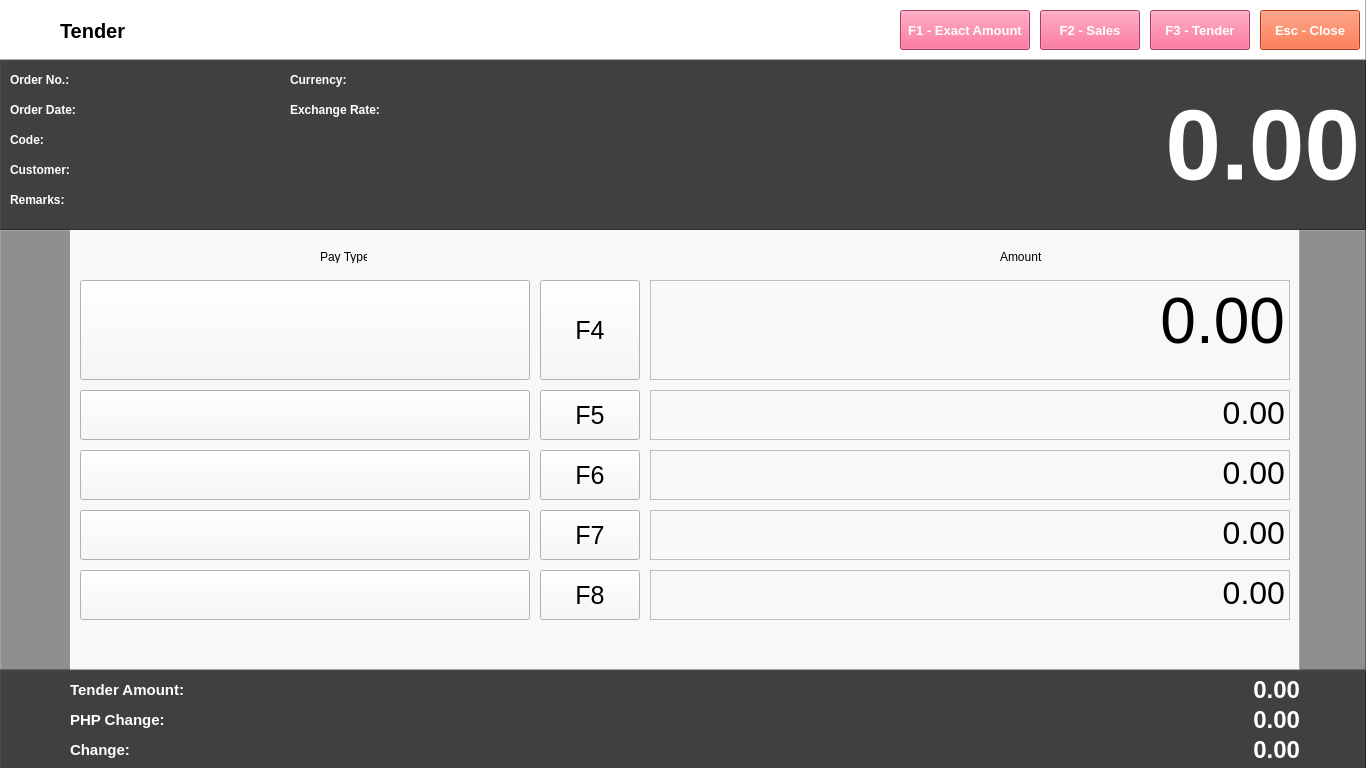
<?xml version="1.0" encoding="UTF-8"?>
<ui version="4.0">
 <class>Form</class>
 <widget class="QWidget" name="Form">
  <property name="geometry">
   <rect>
    <x>0</x>
    <y>0</y>
    <width>1366</width>
    <height>768</height>
   </rect>
  </property>
  <property name="font">
   <font>
    <family>Segoe UI</family>
    <pointsize>9</pointsize>
   </font>
  </property>
  <property name="windowTitle">
   <string>Form</string>
  </property>
  <widget class="QFrame" name="frame">
   <property name="geometry">
    <rect>
     <x>0</x>
     <y>0</y>
     <width>1366</width>
     <height>60</height>
    </rect>
   </property>
   <property name="autoFillBackground">
    <bool>false</bool>
   </property>
   <property name="styleSheet">
    <string notr="true">background-color: rgb(255, 255, 255);</string>
   </property>
   <property name="frameShape">
    <enum>QFrame::Panel</enum>
   </property>
   <property name="frameShadow">
    <enum>QFrame::Raised</enum>
   </property>
   <widget class="QLabel" name="label">
    <property name="geometry">
     <rect>
      <x>10</x>
      <y>10</y>
      <width>38</width>
      <height>32</height>
     </rect>
    </property>
    <property name="text">
     <string/>
    </property>
    <property name="pixmap">
     <pixmap>../../python-pos/img/Disbursement.png</pixmap>
    </property>
    <property name="scaledContents">
     <bool>true</bool>
    </property>
   </widget>
   <widget class="QLabel" name="label_2">
    <property name="geometry">
     <rect>
      <x>60</x>
      <y>10</y>
      <width>120</width>
      <height>41</height>
     </rect>
    </property>
    <property name="font">
     <font>
      <family>Segoe UI</family>
      <pointsize>15</pointsize>
      <weight>75</weight>
      <bold>true</bold>
     </font>
    </property>
    <property name="text">
     <string>Tender</string>
    </property>
    <property name="textFormat">
     <enum>Qt::PlainText</enum>
    </property>
   </widget>
   <widget class="QPushButton" name="pushButton_10">
    <property name="geometry">
     <rect>
      <x>900</x>
      <y>10</y>
      <width>130</width>
      <height>40</height>
     </rect>
    </property>
    <property name="font">
     <font>
      <family>Segoe UI</family>
      <pointsize>10</pointsize>
      <weight>75</weight>
      <bold>true</bold>
     </font>
    </property>
    <property name="autoFillBackground">
     <bool>false</bool>
    </property>
    <property name="styleSheet">
     <string notr="true">background-color: rgb(240, 80, 128);
color: rgb(255, 255, 255);</string>
    </property>
    <property name="text">
     <string>F1 - Exact Amount</string>
    </property>
   </widget>
   <widget class="QPushButton" name="pushButton_11">
    <property name="geometry">
     <rect>
      <x>1150</x>
      <y>10</y>
      <width>100</width>
      <height>40</height>
     </rect>
    </property>
    <property name="font">
     <font>
      <family>Segoe UI</family>
      <pointsize>10</pointsize>
      <weight>75</weight>
      <bold>true</bold>
     </font>
    </property>
    <property name="autoFillBackground">
     <bool>false</bool>
    </property>
    <property name="styleSheet">
     <string notr="true">background-color: rgb(240, 80, 128);
color: rgb(255, 255, 255);</string>
    </property>
    <property name="text">
     <string>F3 - Tender</string>
    </property>
   </widget>
   <widget class="QPushButton" name="pushButton_12">
    <property name="geometry">
     <rect>
      <x>1260</x>
      <y>10</y>
      <width>100</width>
      <height>40</height>
     </rect>
    </property>
    <property name="font">
     <font>
      <family>Segoe UI</family>
      <pointsize>10</pointsize>
      <weight>75</weight>
      <bold>true</bold>
     </font>
    </property>
    <property name="autoFillBackground">
     <bool>false</bool>
    </property>
    <property name="styleSheet">
     <string notr="true">background-color: rgb(243, 79, 28);
color: rgb(255, 255, 255);</string>
    </property>
    <property name="text">
     <string>Esc - Close</string>
    </property>
   </widget>
   <widget class="QPushButton" name="pushButton_3">
    <property name="geometry">
     <rect>
      <x>1040</x>
      <y>10</y>
      <width>100</width>
      <height>40</height>
     </rect>
    </property>
    <property name="font">
     <font>
      <family>Segoe UI</family>
      <pointsize>10</pointsize>
      <weight>75</weight>
      <bold>true</bold>
     </font>
    </property>
    <property name="autoFillBackground">
     <bool>false</bool>
    </property>
    <property name="styleSheet">
     <string notr="true">background-color: rgb(240, 80, 128);
color: rgb(255, 255, 255);</string>
    </property>
    <property name="text">
     <string>F2 - Sales</string>
    </property>
   </widget>
   <widget class="QLabel" name="label_12">
    <property name="geometry">
     <rect>
      <x>770</x>
      <y>10</y>
      <width>38</width>
      <height>32</height>
     </rect>
    </property>
    <property name="text">
     <string/>
    </property>
    <property name="pixmap">
     <pixmap>../../python-pos/img/Disbursement.png</pixmap>
    </property>
    <property name="scaledContents">
     <bool>true</bool>
    </property>
   </widget>
  </widget>
  <widget class="QFrame" name="frame_2">
   <property name="geometry">
    <rect>
     <x>0</x>
     <y>60</y>
     <width>1366</width>
     <height>170</height>
    </rect>
   </property>
   <property name="autoFillBackground">
    <bool>false</bool>
   </property>
   <property name="styleSheet">
    <string notr="true">background-color: rgb(64, 64, 64);</string>
   </property>
   <property name="frameShape">
    <enum>QFrame::Panel</enum>
   </property>
   <property name="frameShadow">
    <enum>QFrame::Raised</enum>
   </property>
   <widget class="QLabel" name="label_7">
    <property name="geometry">
     <rect>
      <x>10</x>
      <y>10</y>
      <width>38</width>
      <height>32</height>
     </rect>
    </property>
    <property name="text">
     <string/>
    </property>
    <property name="pixmap">
     <pixmap>../../python-pos/img/Disbursement.png</pixmap>
    </property>
    <property name="scaledContents">
     <bool>true</bool>
    </property>
   </widget>
   <widget class="QLabel" name="label_15">
    <property name="geometry">
     <rect>
      <x>770</x>
      <y>10</y>
      <width>38</width>
      <height>32</height>
     </rect>
    </property>
    <property name="text">
     <string/>
    </property>
    <property name="pixmap">
     <pixmap>../../python-pos/img/Disbursement.png</pixmap>
    </property>
    <property name="scaledContents">
     <bool>true</bool>
    </property>
   </widget>
  </widget>
  <widget class="QLabel" name="label_19">
   <property name="geometry">
    <rect>
     <x>10</x>
     <y>70</y>
     <width>80</width>
     <height>20</height>
    </rect>
   </property>
   <property name="font">
    <font>
     <family>Segoe UI</family>
     <pointsize>9</pointsize>
     <weight>75</weight>
     <bold>true</bold>
    </font>
   </property>
   <property name="styleSheet">
    <string notr="true">color: rgb(255, 255, 255);</string>
   </property>
   <property name="text">
    <string>Order No.:</string>
   </property>
  </widget>
  <widget class="QLabel" name="label_20">
   <property name="geometry">
    <rect>
     <x>10</x>
     <y>100</y>
     <width>80</width>
     <height>20</height>
    </rect>
   </property>
   <property name="font">
    <font>
     <family>Segoe UI</family>
     <pointsize>9</pointsize>
     <weight>75</weight>
     <bold>true</bold>
    </font>
   </property>
   <property name="styleSheet">
    <string notr="true">color: rgb(255, 255, 255);</string>
   </property>
   <property name="text">
    <string>Order Date:</string>
   </property>
  </widget>
  <widget class="QLabel" name="label_21">
   <property name="geometry">
    <rect>
     <x>10</x>
     <y>130</y>
     <width>80</width>
     <height>20</height>
    </rect>
   </property>
   <property name="font">
    <font>
     <family>Segoe UI</family>
     <pointsize>9</pointsize>
     <weight>75</weight>
     <bold>true</bold>
    </font>
   </property>
   <property name="styleSheet">
    <string notr="true">color: rgb(255, 255, 255);</string>
   </property>
   <property name="text">
    <string>Code:</string>
   </property>
  </widget>
  <widget class="QLabel" name="label_22">
   <property name="geometry">
    <rect>
     <x>10</x>
     <y>160</y>
     <width>80</width>
     <height>20</height>
    </rect>
   </property>
   <property name="font">
    <font>
     <family>Segoe UI</family>
     <pointsize>9</pointsize>
     <weight>75</weight>
     <bold>true</bold>
    </font>
   </property>
   <property name="styleSheet">
    <string notr="true">color: rgb(255, 255, 255);</string>
   </property>
   <property name="text">
    <string>Customer:</string>
   </property>
  </widget>
  <widget class="QLabel" name="label_23">
   <property name="geometry">
    <rect>
     <x>10</x>
     <y>190</y>
     <width>80</width>
     <height>20</height>
    </rect>
   </property>
   <property name="font">
    <font>
     <family>Segoe UI</family>
     <pointsize>9</pointsize>
     <weight>75</weight>
     <bold>true</bold>
    </font>
   </property>
   <property name="styleSheet">
    <string notr="true">color: rgb(255, 255, 255);</string>
   </property>
   <property name="text">
    <string>Remarks:</string>
   </property>
  </widget>
  <widget class="QLabel" name="label_24">
   <property name="geometry">
    <rect>
     <x>290</x>
     <y>70</y>
     <width>100</width>
     <height>20</height>
    </rect>
   </property>
   <property name="font">
    <font>
     <family>Segoe UI</family>
     <pointsize>9</pointsize>
     <weight>75</weight>
     <bold>true</bold>
    </font>
   </property>
   <property name="styleSheet">
    <string notr="true">color: rgb(255, 255, 255);</string>
   </property>
   <property name="text">
    <string>Currency:</string>
   </property>
  </widget>
  <widget class="QLabel" name="label_25">
   <property name="geometry">
    <rect>
     <x>290</x>
     <y>100</y>
     <width>100</width>
     <height>20</height>
    </rect>
   </property>
   <property name="font">
    <font>
     <family>Segoe UI</family>
     <pointsize>9</pointsize>
     <weight>75</weight>
     <bold>true</bold>
    </font>
   </property>
   <property name="styleSheet">
    <string notr="true">color: rgb(255, 255, 255);</string>
   </property>
   <property name="text">
    <string>Exchange Rate:</string>
   </property>
  </widget>
  <widget class="QLabel" name="label_26">
   <property name="geometry">
    <rect>
     <x>1150</x>
     <y>60</y>
     <width>210</width>
     <height>170</height>
    </rect>
   </property>
   <property name="font">
    <font>
     <family>Segoe UI</family>
     <pointsize>75</pointsize>
     <weight>75</weight>
     <bold>true</bold>
    </font>
   </property>
   <property name="styleSheet">
    <string notr="true">color: rgb(255, 255, 255);</string>
   </property>
   <property name="text">
    <string>0.00</string>
   </property>
   <property name="alignment">
    <set>Qt::AlignRight|Qt::AlignTrailing|Qt::AlignVCenter</set>
   </property>
  </widget>
  <widget class="QFrame" name="frame_3">
   <property name="geometry">
    <rect>
     <x>0</x>
     <y>670</y>
     <width>1366</width>
     <height>100</height>
    </rect>
   </property>
   <property name="autoFillBackground">
    <bool>false</bool>
   </property>
   <property name="styleSheet">
    <string notr="true">background-color: rgb(64, 64, 64);</string>
   </property>
   <property name="frameShape">
    <enum>QFrame::Panel</enum>
   </property>
   <property name="frameShadow">
    <enum>QFrame::Raised</enum>
   </property>
   <widget class="QLabel" name="label_14">
    <property name="geometry">
     <rect>
      <x>10</x>
      <y>10</y>
      <width>38</width>
      <height>32</height>
     </rect>
    </property>
    <property name="text">
     <string/>
    </property>
    <property name="pixmap">
     <pixmap>../../python-pos/img/Disbursement.png</pixmap>
    </property>
    <property name="scaledContents">
     <bool>true</bool>
    </property>
   </widget>
   <widget class="QLabel" name="label_29">
    <property name="geometry">
     <rect>
      <x>770</x>
      <y>10</y>
      <width>38</width>
      <height>32</height>
     </rect>
    </property>
    <property name="text">
     <string/>
    </property>
    <property name="pixmap">
     <pixmap>../../python-pos/img/Disbursement.png</pixmap>
    </property>
    <property name="scaledContents">
     <bool>true</bool>
    </property>
   </widget>
   <widget class="QLabel" name="label_30">
    <property name="geometry">
     <rect>
      <x>70</x>
      <y>40</y>
      <width>130</width>
      <height>20</height>
     </rect>
    </property>
    <property name="font">
     <font>
      <family>Segoe UI</family>
      <pointsize>11</pointsize>
      <weight>75</weight>
      <bold>true</bold>
     </font>
    </property>
    <property name="styleSheet">
     <string notr="true">color: rgb(255, 255, 255);</string>
    </property>
    <property name="text">
     <string>PHP Change:</string>
    </property>
   </widget>
   <widget class="QLabel" name="label_31">
    <property name="geometry">
     <rect>
      <x>70</x>
      <y>70</y>
      <width>130</width>
      <height>20</height>
     </rect>
    </property>
    <property name="font">
     <font>
      <family>Segoe UI</family>
      <pointsize>11</pointsize>
      <weight>75</weight>
      <bold>true</bold>
     </font>
    </property>
    <property name="styleSheet">
     <string notr="true">color: rgb(255, 255, 255);</string>
    </property>
    <property name="text">
     <string>Change:</string>
    </property>
   </widget>
   <widget class="QLabel" name="label_32">
    <property name="geometry">
     <rect>
      <x>70</x>
      <y>10</y>
      <width>130</width>
      <height>20</height>
     </rect>
    </property>
    <property name="font">
     <font>
      <family>Segoe UI</family>
      <pointsize>11</pointsize>
      <weight>75</weight>
      <bold>true</bold>
     </font>
    </property>
    <property name="styleSheet">
     <string notr="true">color: rgb(255, 255, 255);</string>
    </property>
    <property name="text">
     <string>Tender Amount:</string>
    </property>
   </widget>
   <widget class="QLabel" name="label_33">
    <property name="geometry">
     <rect>
      <x>1220</x>
      <y>10</y>
      <width>80</width>
      <height>20</height>
     </rect>
    </property>
    <property name="font">
     <font>
      <family>Segoe UI</family>
      <pointsize>18</pointsize>
      <weight>75</weight>
      <bold>true</bold>
     </font>
    </property>
    <property name="styleSheet">
     <string notr="true">color: rgb(255, 255, 255);</string>
    </property>
    <property name="text">
     <string>0.00</string>
    </property>
    <property name="alignment">
     <set>Qt::AlignRight|Qt::AlignTrailing|Qt::AlignVCenter</set>
    </property>
   </widget>
   <widget class="QLabel" name="label_34">
    <property name="geometry">
     <rect>
      <x>1220</x>
      <y>70</y>
      <width>80</width>
      <height>20</height>
     </rect>
    </property>
    <property name="font">
     <font>
      <family>Segoe UI</family>
      <pointsize>18</pointsize>
      <weight>75</weight>
      <bold>true</bold>
     </font>
    </property>
    <property name="styleSheet">
     <string notr="true">color: rgb(255, 255, 255);</string>
    </property>
    <property name="text">
     <string>0.00</string>
    </property>
    <property name="alignment">
     <set>Qt::AlignRight|Qt::AlignTrailing|Qt::AlignVCenter</set>
    </property>
   </widget>
   <widget class="QLabel" name="label_35">
    <property name="geometry">
     <rect>
      <x>1220</x>
      <y>40</y>
      <width>80</width>
      <height>20</height>
     </rect>
    </property>
    <property name="font">
     <font>
      <family>Segoe UI</family>
      <pointsize>18</pointsize>
      <weight>75</weight>
      <bold>true</bold>
     </font>
    </property>
    <property name="styleSheet">
     <string notr="true">color: rgb(255, 255, 255);</string>
    </property>
    <property name="text">
     <string>0.00</string>
    </property>
    <property name="alignment">
     <set>Qt::AlignRight|Qt::AlignTrailing|Qt::AlignVCenter</set>
    </property>
   </widget>
  </widget>
  <widget class="QFrame" name="frame_4">
   <property name="geometry">
    <rect>
     <x>0</x>
     <y>230</y>
     <width>1366</width>
     <height>440</height>
    </rect>
   </property>
   <property name="autoFillBackground">
    <bool>false</bool>
   </property>
   <property name="styleSheet">
    <string notr="true">background-color: rgb(143, 143, 143);</string>
   </property>
   <property name="frameShape">
    <enum>QFrame::Panel</enum>
   </property>
   <property name="frameShadow">
    <enum>QFrame::Raised</enum>
   </property>
   <widget class="QLabel" name="label_36">
    <property name="geometry">
     <rect>
      <x>10</x>
      <y>10</y>
      <width>38</width>
      <height>32</height>
     </rect>
    </property>
    <property name="text">
     <string/>
    </property>
    <property name="pixmap">
     <pixmap>../../python-pos/img/Disbursement.png</pixmap>
    </property>
    <property name="scaledContents">
     <bool>true</bool>
    </property>
   </widget>
   <widget class="QLabel" name="label_37">
    <property name="geometry">
     <rect>
      <x>770</x>
      <y>10</y>
      <width>38</width>
      <height>32</height>
     </rect>
    </property>
    <property name="text">
     <string/>
    </property>
    <property name="pixmap">
     <pixmap>../../python-pos/img/Disbursement.png</pixmap>
    </property>
    <property name="scaledContents">
     <bool>true</bool>
    </property>
   </widget>
   <widget class="QFrame" name="frame_6">
    <property name="geometry">
     <rect>
      <x>70</x>
      <y>0</y>
      <width>1230</width>
      <height>440</height>
     </rect>
    </property>
    <property name="autoFillBackground">
     <bool>false</bool>
    </property>
    <property name="styleSheet">
     <string notr="true">background-color: rgb(248, 248, 248);</string>
    </property>
    <property name="frameShape">
     <enum>QFrame::Panel</enum>
    </property>
    <property name="frameShadow">
     <enum>QFrame::Raised</enum>
    </property>
    <widget class="QLabel" name="label_38">
     <property name="geometry">
      <rect>
       <x>10</x>
       <y>10</y>
       <width>38</width>
       <height>32</height>
      </rect>
     </property>
     <property name="text">
      <string/>
     </property>
     <property name="pixmap">
      <pixmap>../../python-pos/img/Disbursement.png</pixmap>
     </property>
     <property name="scaledContents">
      <bool>true</bool>
     </property>
    </widget>
    <widget class="QLabel" name="label_39">
     <property name="geometry">
      <rect>
       <x>770</x>
       <y>10</y>
       <width>38</width>
       <height>32</height>
      </rect>
     </property>
     <property name="text">
      <string/>
     </property>
     <property name="pixmap">
      <pixmap>../../python-pos/img/Disbursement.png</pixmap>
     </property>
     <property name="scaledContents">
      <bool>true</bool>
     </property>
    </widget>
    <widget class="QLabel" name="label_3">
     <property name="geometry">
      <rect>
       <x>250</x>
       <y>20</y>
       <width>47</width>
       <height>13</height>
      </rect>
     </property>
     <property name="text">
      <string>Pay Type</string>
     </property>
    </widget>
    <widget class="QLabel" name="label_4">
     <property name="geometry">
      <rect>
       <x>930</x>
       <y>20</y>
       <width>47</width>
       <height>13</height>
      </rect>
     </property>
     <property name="text">
      <string>Amount</string>
     </property>
    </widget>
    <widget class="QPushButton" name="pushButton">
     <property name="geometry">
      <rect>
       <x>10</x>
       <y>340</y>
       <width>450</width>
       <height>50</height>
      </rect>
     </property>
     <property name="text">
      <string/>
     </property>
    </widget>
    <widget class="QPushButton" name="pushButton_2">
     <property name="geometry">
      <rect>
       <x>10</x>
       <y>280</y>
       <width>450</width>
       <height>50</height>
      </rect>
     </property>
     <property name="text">
      <string/>
     </property>
    </widget>
    <widget class="QPushButton" name="pushButton_4">
     <property name="geometry">
      <rect>
       <x>10</x>
       <y>220</y>
       <width>450</width>
       <height>50</height>
      </rect>
     </property>
     <property name="text">
      <string/>
     </property>
    </widget>
    <widget class="QPushButton" name="pushButton_5">
     <property name="geometry">
      <rect>
       <x>10</x>
       <y>160</y>
       <width>450</width>
       <height>50</height>
      </rect>
     </property>
     <property name="text">
      <string/>
     </property>
    </widget>
    <widget class="QPushButton" name="pushButton_6">
     <property name="geometry">
      <rect>
       <x>10</x>
       <y>50</y>
       <width>450</width>
       <height>100</height>
      </rect>
     </property>
     <property name="text">
      <string/>
     </property>
    </widget>
    <widget class="QPushButton" name="pushButton_7">
     <property name="geometry">
      <rect>
       <x>470</x>
       <y>50</y>
       <width>100</width>
       <height>100</height>
      </rect>
     </property>
     <property name="font">
      <font>
       <pointsize>19</pointsize>
      </font>
     </property>
     <property name="text">
      <string>F4</string>
     </property>
    </widget>
    <widget class="QPushButton" name="pushButton_8">
     <property name="geometry">
      <rect>
       <x>470</x>
       <y>160</y>
       <width>100</width>
       <height>50</height>
      </rect>
     </property>
     <property name="font">
      <font>
       <pointsize>19</pointsize>
      </font>
     </property>
     <property name="text">
      <string>F5</string>
     </property>
    </widget>
    <widget class="QPushButton" name="pushButton_9">
     <property name="geometry">
      <rect>
       <x>470</x>
       <y>220</y>
       <width>100</width>
       <height>50</height>
      </rect>
     </property>
     <property name="font">
      <font>
       <pointsize>19</pointsize>
      </font>
     </property>
     <property name="text">
      <string>F6</string>
     </property>
    </widget>
    <widget class="QPushButton" name="pushButton_13">
     <property name="geometry">
      <rect>
       <x>470</x>
       <y>280</y>
       <width>100</width>
       <height>50</height>
      </rect>
     </property>
     <property name="font">
      <font>
       <pointsize>19</pointsize>
      </font>
     </property>
     <property name="text">
      <string>F7</string>
     </property>
    </widget>
    <widget class="QPushButton" name="pushButton_14">
     <property name="geometry">
      <rect>
       <x>470</x>
       <y>340</y>
       <width>100</width>
       <height>50</height>
      </rect>
     </property>
     <property name="font">
      <font>
       <pointsize>19</pointsize>
      </font>
     </property>
     <property name="text">
      <string>F8</string>
     </property>
    </widget>
    <widget class="QTextEdit" name="textEdit">
     <property name="geometry">
      <rect>
       <x>580</x>
       <y>50</y>
       <width>640</width>
       <height>100</height>
      </rect>
     </property>
     <property name="html">
      <string>&lt;!DOCTYPE HTML PUBLIC &quot;-//W3C//DTD HTML 4.0//EN&quot; &quot;http://www.w3.org/TR/REC-html40/strict.dtd&quot;&gt;
&lt;html&gt;&lt;head&gt;&lt;meta name=&quot;qrichtext&quot; content=&quot;1&quot; /&gt;&lt;style type=&quot;text/css&quot;&gt;
p, li { white-space: pre-wrap; }
&lt;/style&gt;&lt;/head&gt;&lt;body style=&quot; font-family:'MS Shell Dlg 2'; font-size:8.25pt; font-weight:400; font-style:normal;&quot;&gt;
&lt;p align=&quot;right&quot; style=&quot; margin-top:0px; margin-bottom:0px; margin-left:0px; margin-right:0px; -qt-block-indent:0; text-indent:0px;&quot;&gt;&lt;span style=&quot; font-size:48pt;&quot;&gt;0.00&lt;/span&gt;&lt;/p&gt;&lt;/body&gt;&lt;/html&gt;</string>
     </property>
    </widget>
    <widget class="QTextEdit" name="textEdit_2">
     <property name="geometry">
      <rect>
       <x>580</x>
       <y>160</y>
       <width>640</width>
       <height>50</height>
      </rect>
     </property>
     <property name="html">
      <string>&lt;!DOCTYPE HTML PUBLIC &quot;-//W3C//DTD HTML 4.0//EN&quot; &quot;http://www.w3.org/TR/REC-html40/strict.dtd&quot;&gt;
&lt;html&gt;&lt;head&gt;&lt;meta name=&quot;qrichtext&quot; content=&quot;1&quot; /&gt;&lt;style type=&quot;text/css&quot;&gt;
p, li { white-space: pre-wrap; }
&lt;/style&gt;&lt;/head&gt;&lt;body style=&quot; font-family:'MS Shell Dlg 2'; font-size:8.25pt; font-weight:400; font-style:normal;&quot;&gt;
&lt;p align=&quot;right&quot; style=&quot; margin-top:0px; margin-bottom:0px; margin-left:0px; margin-right:0px; -qt-block-indent:0; text-indent:0px;&quot;&gt;&lt;span style=&quot; font-size:24pt;&quot;&gt;0.00&lt;/span&gt;&lt;/p&gt;&lt;/body&gt;&lt;/html&gt;</string>
     </property>
    </widget>
    <widget class="QTextEdit" name="textEdit_3">
     <property name="geometry">
      <rect>
       <x>580</x>
       <y>220</y>
       <width>640</width>
       <height>50</height>
      </rect>
     </property>
     <property name="html">
      <string>&lt;!DOCTYPE HTML PUBLIC &quot;-//W3C//DTD HTML 4.0//EN&quot; &quot;http://www.w3.org/TR/REC-html40/strict.dtd&quot;&gt;
&lt;html&gt;&lt;head&gt;&lt;meta name=&quot;qrichtext&quot; content=&quot;1&quot; /&gt;&lt;style type=&quot;text/css&quot;&gt;
p, li { white-space: pre-wrap; }
&lt;/style&gt;&lt;/head&gt;&lt;body style=&quot; font-family:'MS Shell Dlg 2'; font-size:8.25pt; font-weight:400; font-style:normal;&quot;&gt;
&lt;p align=&quot;right&quot; style=&quot; margin-top:0px; margin-bottom:0px; margin-left:0px; margin-right:0px; -qt-block-indent:0; text-indent:0px;&quot;&gt;&lt;span style=&quot; font-size:24pt;&quot;&gt;0.00&lt;/span&gt;&lt;/p&gt;&lt;/body&gt;&lt;/html&gt;</string>
     </property>
    </widget>
    <widget class="QTextEdit" name="textEdit_4">
     <property name="geometry">
      <rect>
       <x>580</x>
       <y>280</y>
       <width>640</width>
       <height>50</height>
      </rect>
     </property>
     <property name="html">
      <string>&lt;!DOCTYPE HTML PUBLIC &quot;-//W3C//DTD HTML 4.0//EN&quot; &quot;http://www.w3.org/TR/REC-html40/strict.dtd&quot;&gt;
&lt;html&gt;&lt;head&gt;&lt;meta name=&quot;qrichtext&quot; content=&quot;1&quot; /&gt;&lt;style type=&quot;text/css&quot;&gt;
p, li { white-space: pre-wrap; }
&lt;/style&gt;&lt;/head&gt;&lt;body style=&quot; font-family:'MS Shell Dlg 2'; font-size:8.25pt; font-weight:400; font-style:normal;&quot;&gt;
&lt;p align=&quot;right&quot; style=&quot; margin-top:0px; margin-bottom:0px; margin-left:0px; margin-right:0px; -qt-block-indent:0; text-indent:0px;&quot;&gt;&lt;span style=&quot; font-size:24pt;&quot;&gt;0.00&lt;/span&gt;&lt;/p&gt;&lt;/body&gt;&lt;/html&gt;</string>
     </property>
    </widget>
    <widget class="QTextEdit" name="textEdit_5">
     <property name="geometry">
      <rect>
       <x>580</x>
       <y>340</y>
       <width>640</width>
       <height>50</height>
      </rect>
     </property>
     <property name="html">
      <string>&lt;!DOCTYPE HTML PUBLIC &quot;-//W3C//DTD HTML 4.0//EN&quot; &quot;http://www.w3.org/TR/REC-html40/strict.dtd&quot;&gt;
&lt;html&gt;&lt;head&gt;&lt;meta name=&quot;qrichtext&quot; content=&quot;1&quot; /&gt;&lt;style type=&quot;text/css&quot;&gt;
p, li { white-space: pre-wrap; }
&lt;/style&gt;&lt;/head&gt;&lt;body style=&quot; font-family:'MS Shell Dlg 2'; font-size:8.25pt; font-weight:400; font-style:normal;&quot;&gt;
&lt;p align=&quot;right&quot; style=&quot; margin-top:0px; margin-bottom:0px; margin-left:0px; margin-right:0px; -qt-block-indent:0; text-indent:0px;&quot;&gt;&lt;span style=&quot; font-size:24pt;&quot;&gt;0.00&lt;/span&gt;&lt;/p&gt;&lt;/body&gt;&lt;/html&gt;</string>
     </property>
    </widget>
   </widget>
  </widget>
 </widget>
 <resources/>
 <connections/>
</ui>
